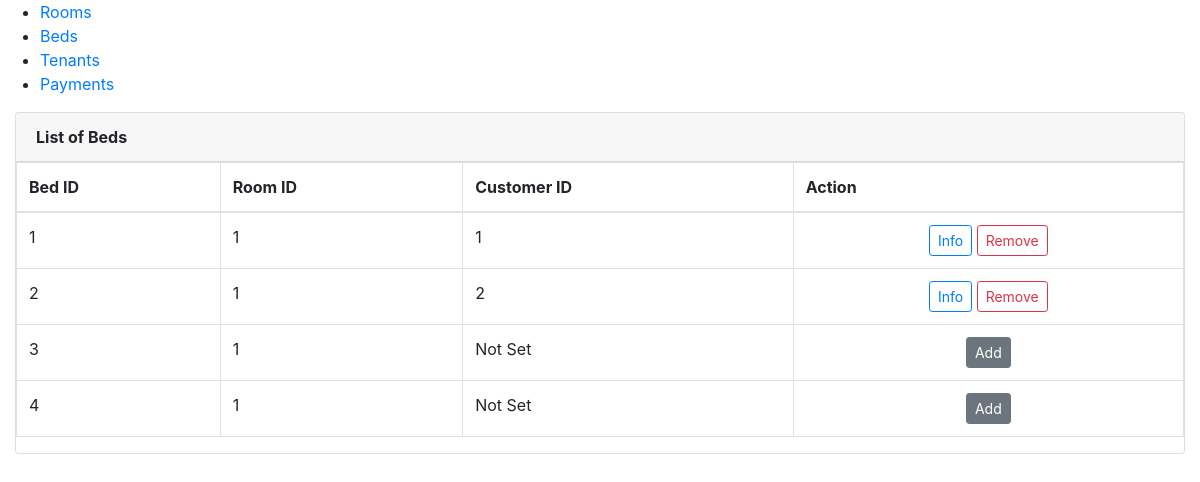
Screenshot of /client/pages/Beds.php?room_id=1 with the database file from the repository.
### tables this page shows
CREATE TABLE `beds` (
  `beds_id` int(11) NOT NULL,
  `room_id` int(11) DEFAULT NULL,
  `customer_id` int(11) DEFAULT NULL
);

### server/database/db_connections.php (called while the page is built)
<?php
function connections()
{
    $servername = "localhost";
    $username = "root";
    $password = "";
    $database = "boarding_house";
    try {
        $conn = new PDO("mysql:host=$servername;dbname=$database", $username, $password);
        $conn->setAttribute(PDO::ATTR_ERRMODE, PDO::ERRMODE_EXCEPTION);
        return $conn;
    } catch (PDOException $e) {
        die("Connection failed: " . $e->getMessage());
    }
}
?>

### server/database/models/Beds_model.php (called while the page is built, shortened)
<?php
require_once dirname(__DIR__, 2) . '/database/db_connections.php';
class BedModel
{
    private $connect;
    public function __construct()
    {
        $this->connect = connections();
    }
    public function getBedsByRoomId($roomId)
    {
        $beds = [];
        try {
            $stmt = $this->connect->prepare('SELECT * FROM beds WHERE room_id = :roomId');
            $stmt->bindParam(':roomId', $roomId);
            $stmt->execute();
            $beds = $stmt->fetchAll(PDO::FETCH_ASSOC);
        } catch (PDOException $e) {
            throw new Exception("Error fetching bed data: " . $e->getMessage());
        }
        return $beds;
    }
    public function getAllBeds()
    {
        $beds = [];
        try {
            $stmt = $this->connect->query('SELECT * FROM beds');
            $stmt->execute();
            $beds = $stmt->fetchAll(PDO::FETCH_ASSOC);
        } catch (PDOException $e) {
            throw new Exception("Error fetching beds: " . $e->getMessage());
        }
        return $beds;
    }
}
?>

### client/pages/Beds.php (the view, shortened to what this page needs)
<?php
include ('../../server/database/models/beds_model.php');
$bedModel = new BedModel();
$roomId = $_GET['room_id'] ?? null;
$b = $bedModel->getAllBeds();
if (isset($roomId)) {
    try {
        $beds = $bedModel->getBedsByRoomId($roomId);
    } catch (Exception $e) {
        $error = 'Error fetching bed data: ' . $e->getMessage();
    }
} else {
    try {
        $beds = $bedModel->getAllBeds();
    } catch (Exception $e) {
        $error = 'Error fetching bed data: ' . $e->getMessage();
    }
}
?>
<?php include_once ('../includes/header.php'); ?>
<body>
    <?php include_once ('../includes/navbar.php'); ?>
    <div class="col-md-12">
        <div class="card">
            <div class="card-header">
                <b>List of Beds</b>
            </div>
            <div class="table-responsive">
                <table class="table table-bordered">
                    <thead>
                        <tr>
                            <th>Bed ID</th>
                            <th>Room ID</th>
                            <th>Customer ID</th>
                            <th>Action</th>
                        </tr>
                    </thead>
                    <tbody>
                        <?php foreach ($beds as $bed): ?>
                            <tr>
                                <td><?php echo $bed['beds_id']; ?></td>
                                <td><?php echo $bed['room_id']; ?></td>
                                <td><?php echo isset($bed['customer_id']) ? $bed['customer_id'] : 'Not Set'; ?></td>
                                <td class="text-center">
                                    <?php if ($bed['customer_id']): ?>
                                        <button class="btn btn-sm btn-outline-primary bed_info" type="button"
                                            data-id="<?php echo $bed['customer_id']; ?>"> Info</button>
                                        <button class="btn btn-sm btn-outline-danger remove_tenant" type="button"
                                            data-id="<?php echo $bed['beds_id']; ?>"> Remove</button>
                                    <?php else: ?>
                                        <button class="btn btn-sm btn-secondary assign_tenant" type="button"
                                            data-id="<?php echo $bed['beds_id']; ?>">Add</button>
                                    <?php endif; ?>
                                </td>
                            </tr>
                        <?php endforeach; ?>
                    </tbody>
                </table>
            </div>
        </div>
</body>
</html>

### rows the page displays
beds: beds_id "1", room "1", customer "1"
beds: beds_id "2", room "1", customer "2"
beds: beds_id "3", room "1", shows "Not Set"
beds: beds_id "4", room "1", shows "Not Set"
